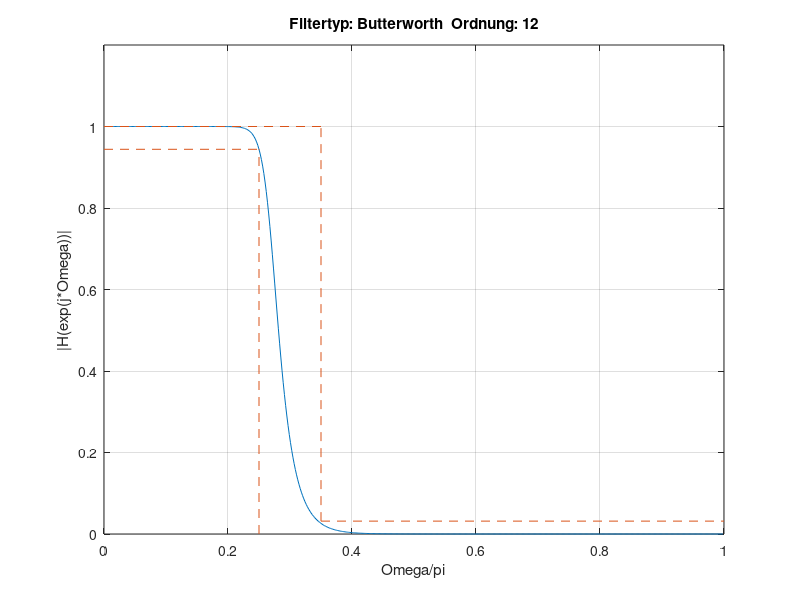
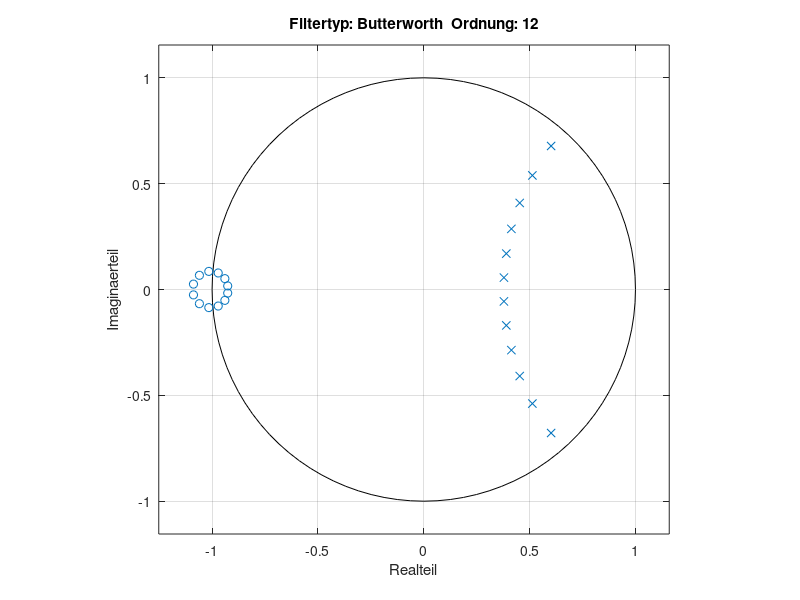
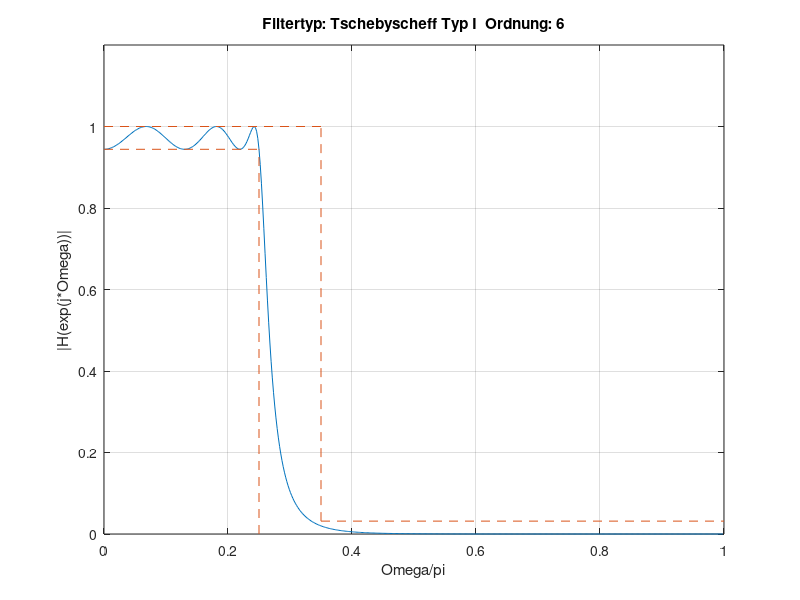
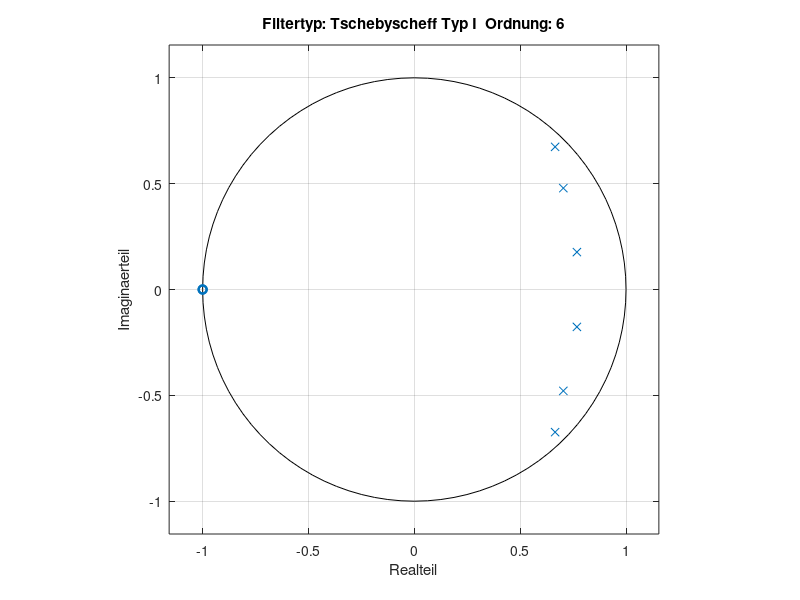

Source code (MATLAB) for these figures, in order:
% ##############################################################################
% ##  Loesung:  Entwurf rekursiver Filter                                     ##
% ##############################################################################

fD = 1000;    %Durchlassfrequenz (Hz)
fS = 1400;    %Sperrfrequenz (Hz)
Rp = 0.5;     %Durchlassripple (dB)
Rs = 30;      %Sperrdaempfung (dB)
fA = 8000;    %Abtastfrequenz (Hz)
Wp = 2*fD/fA; %Umrechnung in normierte Grenzfrequenzen
Ws = 2*fS/fA;

for typ=1:4
    if typ == 1
        [n,Wn] = buttord(Wp,Ws,Rp,Rs);    %Butterworth
        [b,a]  = butter(n,Wn);
        FTyp = 'Butterworth';
    elseif typ == 2 
        [n,Wn] = cheb1ord(Wp,Ws,Rp,Rs);   %Tschebyscheff Typ I
        [b,a]  = cheby1(n,Rp,Wn);
        FTyp = 'Tschebyscheff Typ I';
    elseif typ == 3 
        [n,Wn] = cheb2ord(Wp,Ws,Rp,Rs);   %Tschebyscheff Typ II
        [b,a]  = cheby2(n,Rs,Wn);
        FTyp = 'Tschebyscheff Typ II';
    elseif typ == 4
        [n,Wn] = ellipord(Wp,Ws,Rp,Rs);   %Cauer
        [b,a]  = ellip(n,Rp,Rs,Wn);
        FTyp = 'Cauer';
    else
        error('Irgendwas stimmt nicht...');
    end

    [H,W]=freqz(b,a,512);
    
    % # grafische Ausgabe # %
    TitleString = sprintf('Filtertyp: %s  Ordnung: %d',  FTyp, n);
    
    % Frequenzgang
    figure; 
    plot(W/pi,abs(H)); 
    grid; 
    title(TitleString);
    xlabel('Omega/pi');
    ylabel('|H(exp(j*Omega))|'); 
    axis([0 1 0 1.2]);
    % Zeichnen des Toleranzschlauchs
    xline = [Wp Wp];
    yline = [0 10.^(-Rp/20)];           
    line(xline,yline,'linestyle','--');
    xline = [0 Ws]; 
    yline = [1 1];                      
    line(xline,yline,'linestyle','--');
    xline = [0 Wp]; 
    yline = [10.^(-Rp/20) 10.^(-Rp/20)];
    line(xline,yline,'linestyle','--');
    xline = [Ws Ws];
    yline = [10.^(-Rs/20) 1];
    line(xline,yline,'linestyle','--');
    xline = [Ws 1]; 
    yline = [10.^(-Rs/20) 10.^(-Rs/20)];
    line(xline,yline,'linestyle','--');
    
    % Pol- und Nullstellen in der z-Ebene
    figure; 
    zplane(b,a); 
    title(TitleString); 
    xlabel('Realteil');
    ylabel('Imaginaerteil');
end
% #####  EOF  #####
